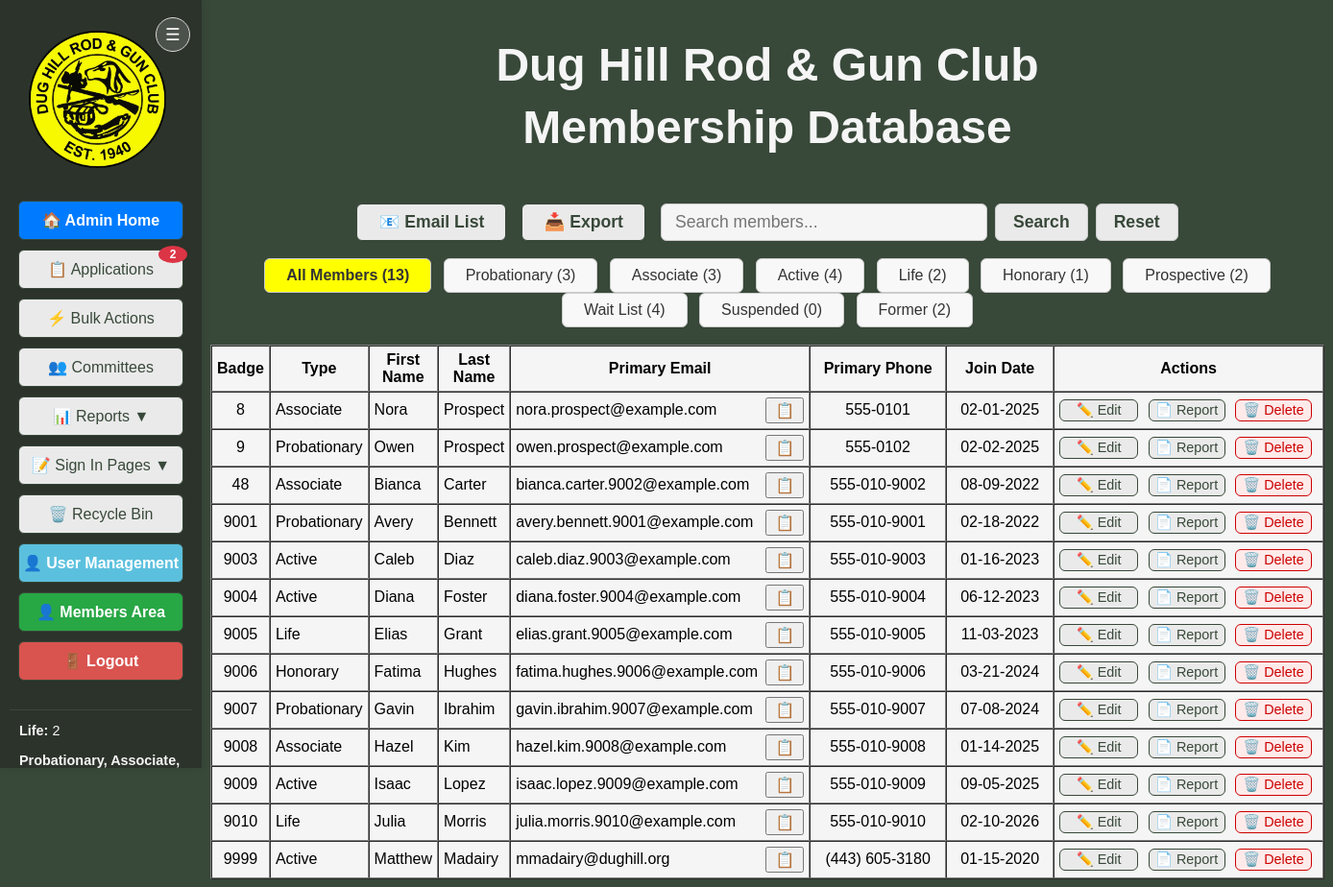
The page / (signed in) on the database its author committed.
### tables this page shows
CREATE TABLE members (
			id INTEGER PRIMARY KEY AUTOINCREMENT,
			badge_number TEXT,
			membership_type TEXT,
			first_name TEXT NOT NULL,
			middle_name TEXT,
			last_name TEXT NOT NULL,
			suffix TEXT,
			nickname TEXT,
			dob TEXT,
			email TEXT,
			email2 TEXT,
			phone TEXT,
			phone2 TEXT,
			address TEXT,
			city TEXT,
			state TEXT,
			zip TEXT,
			join_date TEXT,
			sponsor TEXT,
			card_internal TEXT,
			card_external TEXT,
			deleted INTEGER DEFAULT 0,
			deleted_on TEXT
		, member_notes TEXT, application_submitted TEXT, introduced_date TEXT, background_check_submitted TEXT, background_check_passed TEXT, qualifications TEXT, new_member_orientation_completed INTEGER DEFAULT 0, new_member_orientation_date TEXT);

### DH_DB_Webapp/app.py (the view)
@app.route('/', methods=['GET'])
@login_required
def index():
	if current_user.is_admin_or_bdfl():
		search = request.args.get('search', '').strip()
		member_type = request.args.get('member_type', 'All Members')
		all_members = database.get_all_members()
		if member_type and member_type != 'All Members':
			members = [m for m in all_members if m['membership_type'] == member_type]
		else:
			members = [m for m in all_members if m['membership_type'] in ['Probationary', 'Associate', 'Active', 'Life', 'Honorary']]
		if search:
			search_lower = search.lower()
			def member_matches(m):
				return any(search_lower in str(m[col]).lower() if m[col] is not None else False for col in m.keys())
			members = [m for m in members if member_matches(m)]
		if member_type == 'Wait List':
			members = sort_wait_list(members)
		member_types_list = ["All Members", "Probationary", "Associate", "Active", "Life", "Honorary", "Prospective", "Wait List", "Suspended", "Former"]
		member_counts = {}
		for mt in member_types_list:
			if mt == "All Members":
				member_counts[mt] = len([m for m in all_members if m['membership_type'] in ['Probationary', 'Associate', 'Active', 'Life', 'Honorary']])
			else:
				member_counts[mt] = len([m for m in all_members if m['membership_type'] == mt])
		member_stats = get_member_stats()
		applications = database.get_all_applications(status='pending')
		pending_applications = get_pending_application_count()
		return render_template('index.html', members=members, search=search, member_type=member_type, member_types=member_types_list, member_counts=member_counts, active_page='home', member_stats=member_stats, applications=applications, pending_applications=pending_applications)
	else:
		member = database.get_member_by_email(current_user.email)
		if member:
			return member_dashboard()
		else:
			return render_template('member_dashboard.html', member=None, active_page='dashboard')

### DH_DB_Webapp/templates/index.html (shortened to what this page needs)
<!DOCTYPE html>
<html>
<head>
</head>
<body style="background-color:#384839; font-family:Arial, Helvetica, sans-serif;">
    <div style="display:flex; flex-direction:row;">
        <div id="mainSidebar" class="side-menu">
            <button type="button" class="sidebar-toggle" aria-label="Toggle sidebar" onclick="toggleSidebar()">☰</button>
            <img src="{{ url_for('static', filename='Main_Logo-removebg-preview.png') }}" alt="Main Logo" style="height:143px; margin-top:-88px; margin-left:-8px; margin-bottom:34px;">
            <a href="{{ url_for('admin_dashboard') }}" style="width:170px; display:inline-block; padding:10px 0; margin-bottom:10px; border-radius:6px; border:1px solid #384839; background-color:#007bff; color:#ffffff; text-decoration:none; font-weight:bold; font-size:1em; font-family:Arial, Helvetica, sans-serif; box-shadow:0 1px 2px rgba(0,0,0,0.04); text-align:center;">🏠 Admin Home</a>
            {% if current_user.is_admin_or_bdfl() %}
            <a href="{{ url_for('admin_applications') }}" class="{{ 'active-menu' if active_page == 'admin_applications' else '' }}" style="width:170px; display:inline-block; padding:10px 0; margin-bottom:10px; border-radius:6px; border:1px solid #384839; background-color:#eaeaea; color:#384839; text-decoration:none; font-weight:{{ 'bold' if active_page == 'admin_applications' else 'normal' }}; font-size:1em; font-family:Arial, Helvetica, sans-serif; box-shadow:0 1px 2px rgba(0,0,0,0.04); text-align:center; position:relative;">📋 Applications{% if pending_applications > 0 %}<span style="position:absolute; top:-5px; right:-5px; background-color:#dc3545; color:white; border-radius:50%; padding:2px 6px; font-size:0.75em; font-weight:bold; min-width:18px; text-align:center;">{{ pending_applications }}</span>{% endif %}</a>
            {% endif %}
            <a href="{{ url_for('bulk_actions') }}" class="{{ 'active-menu' if active_page == 'bulk_actions' else '' }}" style="width:170px; display:inline-block; padding:10px 0; margin-bottom:10px; border-radius:6px; border:1px solid #384839; background-color:#eaeaea; color:#384839; text-decoration:none; font-weight:{{ 'bold' if active_page == 'bulk_actions' else 'normal' }}; font-size:1em; font-family:Arial, Helvetica, sans-serif; box-shadow:0 1px 2px rgba(0,0,0,0.04); text-align:center;">⚡ Bulk Actions</a>
            <a href="{{ url_for('committees') }}" class="{{ 'active-menu' if active_page == 'committees' else '' }}" style="width:170px; display:inline-block; padding:10px 0; margin-bottom:10px; border-radius:6px; border:1px solid #384839; background-color:#eaeaea; color:#384839; text-decoration:none; font-weight:{{ 'bold' if active_page == 'committees' else 'normal' }}; font-size:1em; font-family:Arial, Helvetica, sans-serif; box-shadow:0 1px 2px rgba(0,0,0,0.04); text-align:center;">👥 Committees</a>
            <div class="menu-toggle" onclick="toggleSubmenu()" style="width:170px; display:inline-block; padding:10px 0; margin-bottom:10px; border-radius:6px; border:1px solid #384839; background-color:#eaeaea; color:#384839; text-decoration:none; font-weight:normal; font-size:1em; font-family:Arial, Helvetica, sans-serif; box-shadow:0 1px 2px rgba(0,0,0,0.04); text-align:center;">
                📊 Reports <span id="submenu-arrow">▼</span>
            </div>
            <div class="menu-toggle" onclick="toggleSignInSubmenu()" style="width:170px; display:inline-block; padding:10px 0; margin-bottom:10px; border-radius:6px; border:1px solid #384839; background-color:#eaeaea; color:#384839; text-decoration:none; font-weight:normal; font-size:1em; font-family:Arial, Helvetica, sans-serif; box-shadow:0 1px 2px rgba(0,0,0,0.04); text-align:center; cursor:pointer;">
                📝 Sign In Pages <span id="signin-submenu-arrow">▼</span>
            </div>
            <a href="{{ url_for('recycle_bin') }}" class="{{ 'active-menu' if active_page == 'recycle_bin' else '' }}" style="width:170px; display:inline-block; padding:10px 0; margin-bottom:10px; border-radius:6px; border:1px solid #384839; background-color:#eaeaea; color:#384839; text-decoration:none; font-weight:{{ 'bold' if active_page == 'recycle_bin' else 'normal' }}; font-size:1em; font-family:Arial, Helvetica, sans-serif; box-shadow:0 1px 2px rgba(0,0,0,0.04); text-align:center;">🗑️ Recycle Bin</a>
            {% if current_user.is_admin_or_bdfl() %}
            <a href="{{ url_for('admin_users') }}" class="{{ 'active-menu' if active_page == 'admin_users' else '' }}" style="width:170px; display:inline-block; padding:10px 0; margin-bottom:10px; border-radius:6px; border:1px solid #384839; background-color:{{ '#5bc0de' if active_page != 'admin_users' else 'rgb(255,255,0)' }}; color:{{ '#ffffff' if active_page != 'admin_users' else '#000000' }}; text-decoration:none; font-weight:bold; font-size:1em; font-family:Arial, Helvetica, sans-serif; box-shadow:0 1px 2px rgba(0,0,0,0.04); text-align:center; position:relative;">
                <span style="display: flex; align-items: center; width: 100%; justify-content: center; text-align: center;">
                    <span style="display:inline-block; vertical-align:middle;">👤 User Management</span>
                </span>
            </a>
            {% endif %}
            <a href="{{ url_for('member_dashboard') }}" style="width:170px; display:inline-block; padding:10px 0; margin-bottom:10px; border-radius:6px; border:1px solid #384839; background-color:#28a745; color:#ffffff; text-decoration:none; font-weight:bold; font-size:1em; font-family:Arial, Helvetica, sans-serif; box-shadow:0 1px 2px rgba(0,0,0,0.04); text-align:center;">👤 Members Area</a>
            <a href="{{ url_for('logout') }}" style="width:170px; display:inline-block; padding:10px 0; margin-bottom:10px; border-radius:6px; border:1px solid #384839; background-color:#d9534f; color:#ffffff; text-decoration:none; font-weight:bold; font-size:1em; font-family:Arial, Helvetica, sans-serif; box-shadow:0 1px 2px rgba(0,0,0,0.04); text-align:center;">🚪 Logout</a>
            <div class="sidebar-stat-box" style="width:170px; margin-top:20px; padding:10px; border-top:1px solid #384839;">
                <div style="color:#f5f5f5; font-size:0.9em; line-height:1.6; text-align:left;">
                    <div style="margin-bottom:8px;"><strong>Life:</strong> {{ member_stats.life_members }}</div>
                    <div style="margin-bottom:8px;"><strong>Probationary, Associate, & Active:</strong> {{ member_stats.voting_members }}</div>
                </div>
            </div>
        </div>
        <div class="content-shell" style="flex:1; margin-left:210px; display:flex; flex-direction:column; align-items:center;">
            {% block content %}
            <div style="display:flex; flex-direction:row; justify-content:center; margin-bottom:20px; width:100%;">
                <div style="text-align:center; width:100%;">
                    <h1 style="margin-bottom:0.2em; color:#f5f5f5; font-size:3em;">Dug Hill Rod & Gun Club</h1>
                    <h1 style="margin-top:0.2em; color:#f5f5f5; font-size:3em;">Membership Database</h1>
                </div>
            </div>
            <div style="width:100%; display:flex; justify-content:center; align-items:center; margin-bottom:18px;">
                <a href="{{ url_for('email_list', member_type=member_type) }}" style="display:inline-block; padding:8px 22px; border-radius:6px; border:1px solid #384839; background-color:#eaeaea; color:#384839; text-decoration:none; font-weight:bold; font-size:1.1em; box-shadow:0 1px 2px rgba(0,0,0,0.04); margin-right:16px;">📧 Email List</a>
                <button type="button" onclick="openModal('exportModal')" style="display:inline-block; padding:8px 22px; border-radius:6px; border:1px solid #384839; background-color:#eaeaea; color:#384839; text-decoration:none; font-weight:bold; font-size:1.1em; box-shadow:0 1px 2px rgba(0,0,0,0.04); margin-right:16px; cursor:pointer;">📥 Export</button>
                <div style="display:inline-flex; align-items:center;">
                    <input id="dynamicSearch" type="text" placeholder="Search members..." style="width:340px; padding:8px 14px; border-radius:6px; border:1px solid #ccc; font-size:1.1em; margin-right:8px; background-color:#f5f5f5;">
                    <button type="button" id="searchBtn" style="padding:8px 18px; border-radius:6px; border:1px solid #ccc; background-color:#eaeaea; color:#384839; font-size:1.1em; font-weight:bold; cursor:pointer; margin-right:8px;">Search</button>
                    <button type="button" id="resetBtn" style="padding:8px 18px; border-radius:6px; border:1px solid #ccc; background-color:#eaeaea; color:#384839; font-size:1.1em; font-weight:bold; cursor:pointer;">Reset</button>
                </div>
            </div>
            <div style="margin-bottom:18px; text-align:center;">
                {% for mt in member_types %}
                    <a href="{{ url_for('index', member_type=mt, search=search) }}"
                       style="display:inline-block; padding:8px 22px; margin:0 4px; border-radius:6px; border:1px solid #ccc; background-color:{{ 'rgb(255,255,0)' if mt == member_type else '#f8f8f8' }}; color:#333; text-decoration:none; font-weight:{{ 'bold' if mt == member_type else 'normal' }}; box-shadow:0 1px 2px rgba(0,0,0,0.04);">
                        {{ mt }} ({{ member_counts[mt] }})
                    </a>
                {% endfor %}
            </div>
            <table border="1" cellpadding="5" cellspacing="0" style="margin:auto; width:100%; max-width:1100px; background-color:#f5f5f5;">
                {% set status_tab = member_type in ['Prospective', 'Wait List'] %}
                {% set locked = member_type == 'Wait List' %}
                <tr>
                    <th {% if not locked %}onclick="sortTable(0)"{% endif %} id="th0">Badge</th>
                    <th {% if not locked %}onclick="sortTable(1)"{% endif %} id="th1">Type</th>
                    <th {% if not locked %}onclick="sortTable(2)"{% endif %} id="th2">First Name</th>
                    <th {% if not locked %}onclick="sortTable(3)"{% endif %} id="th3">Last Name</th>
                    <th {% if not locked %}onclick="sortTable(4)"{% endif %} id="th4">Primary Email</th>
                    <th {% if not locked %}onclick="sortTable(5)"{% endif %} id="th5">Primary Phone</th>
                    {% if not status_tab %}<th onclick="sortTable(6, 'date')" id="th6">Join Date</th>{% endif %}
                    <th>Actions</th>
                </tr>
                {% for member in members %}
            <tr class="member-row" ondblclick="window.location='{{ url_for('member_details', member_id=member['id']) }}'" style="cursor:pointer;">
                        <td style="text-align:center;">{{ member['badge_number'] }}</td>
                        <td>{{ member['membership_type'] }}</td>
                        <td>{{ member['first_name'] }}</td>
                        <td>{{ member['last_name'] }}</td>
                        <td>
                            <div style="display:flex; justify-content:space-between; align-items:center; width:100%;">
                                <span id="email-{{ member['id'] }}">{{ member['email'] }}</span>
                                {% if member['email'] %}
                                <button type="button" onclick="copyEmailText('email-{{ member['id'] }}')" title="Copy Email" style="padding:2px 8px; font-size:1em; cursor:pointer; margin-left:8px;">📋</button>
                                {% endif %}
                            </div>
                        </td>
                        <td style="min-width:130px; text-align:center;">{{ member['phone'] }}</td>
                        {% if member_type not in ['Prospective', 'Wait List'] %}
                        <td style="min-width:100px; text-align:center; white-space:nowrap;">{{ member['join_date']|format_mmddyyyy if member['join_date'] else '' }}</td>
                        {% endif %}
                        <td style="white-space:nowrap;">
                            <a href="{{ url_for('member_details', member_id=member['id']) }}" class="action-btn" style="display:inline-block; width:80px; padding:2px 0; margin-right:6px; border-radius:6px; border:1px solid #384839; background:#eaeaea; color:#384839; cursor:pointer; text-align:center; text-decoration:none; font-size:0.9em;">✏️ Edit</a>
                            <form action="{{ url_for('member_report', member_id=member['id']) }}" method="get" style="display:inline; margin-bottom:4px;">
                                <button type="submit" class="action-btn" style="width:80px; padding:2px 0; margin-right:6px; border-radius:6px; border:1px solid #384839; background:#eaeaea; color:#384839; cursor:pointer; text-align:center; font-size:0.9em;">📄 Report</button>
                            </form>
                            <form action="{{ url_for('delete_member', member_id=member['id']) }}" method="post" style="display:inline;">
                                <button type="submit" class="action-btn" onclick="return confirm('Are you sure you want to move this member to the recycle bin?')" style="width:80px; padding:2px 0; margin-right:6px; border-radius:6px; border:1px solid #c00; background:#ffeaea; color:#c00; cursor:pointer; text-align:center; font-size:0.9em;">🗑️ Delete</button>
                            </form>
                        </td>
                    </tr>
                    {% endfor %}
            </table>
            {% endblock %}
        </div>
    </div>
</body>
</html>

### rows shown on the page
members: membership_type "Active", id "4", badge_number "9004", first_name "Diana", last_name "Foster", email "diana.foster.9004@example.com", phone "555-010-9004", join_date "06-12-2023"
members: badge_number "8", membership_type "Associate", first_name "Nora", last_name "Prospect", email "nora.prospect@example.com", phone "555-0101", join_date "02-01-2025"
members: badge_number "9", membership_type "Probationary", first_name "Owen", last_name "Prospect", email "owen.prospect@example.com", phone "555-0102", join_date "02-02-2025"
members: badge_number "48", membership_type "Associate", first_name "Bianca", last_name "Carter", email "bianca.carter.9002@example.com", phone "555-010-9002", join_date "08-09-2022"
members: badge_number "9001", membership_type "Probationary", first_name "Avery", last_name "Bennett", email "avery.bennett.9001@example.com", phone "555-010-9001", join_date "02-18-2022"
members: badge_number "9003", membership_type "Active", first_name "Caleb", last_name "Diaz", email "caleb.diaz.9003@example.com", phone "555-010-9003", join_date "01-16-2023"
members: badge_number "9005", membership_type "Life", first_name "Elias", last_name "Grant", email "elias.grant.9005@example.com", phone "555-010-9005", join_date "11-03-2023"
members: badge_number "9006", membership_type "Honorary", first_name "Fatima", last_name "Hughes", email "fatima.hughes.9006@example.com", phone "555-010-9006", join_date "03-21-2024"
members: badge_number "9007", membership_type "Probationary", first_name "Gavin", last_name "Ibrahim", email "gavin.ibrahim.9007@example.com", phone "555-010-9007", join_date "07-08-2024"
members: badge_number "9008", membership_type "Associate", first_name "Hazel", last_name "Kim", email "hazel.kim.9008@example.com", phone "555-010-9008", join_date "01-14-2025"
members: badge_number "9009", membership_type "Active", first_name "Isaac", last_name "Lopez", email "isaac.lopez.9009@example.com", phone "555-010-9009", join_date "09-05-2025"
members: badge_number "9010", membership_type "Life", first_name "Julia", last_name "Morris", email "julia.morris.9010@example.com", phone "555-010-9010", join_date "02-10-2026"
members: badge_number "9999", membership_type "Active", first_name "Matthew", last_name "Madairy", email "mmadairy@dughill.org", phone "(443) 605-3180", join_date "01-15-2020"

### other values the page prints
{{ pending_applications }} "2"
{{ member_stats.life_members }} "2"
{{ mt }} "All Members" "Probationary" "Associate" "Life" "Honorary" "Prospective" "Wait List" "Suspended" "Former"
{{ member_counts[mt] }} "13" "3" "3" "2" "1" "2" "4" "0" "2"
